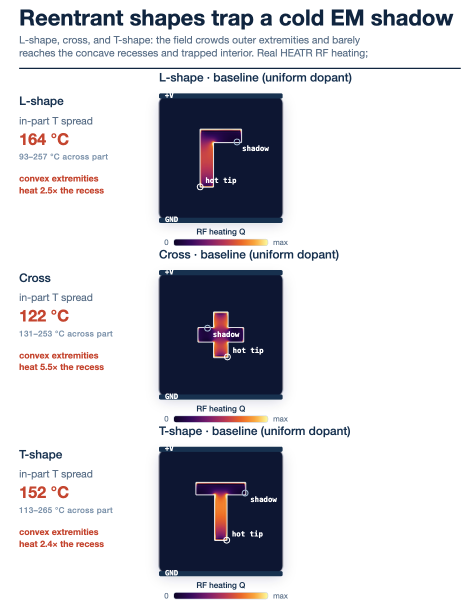
#> input picture tools/banner/sources/fig_reentrant_shadow_c.png, 938 x 1208 px (shown at 1/2 size)
$ python extract_cross.py
#> lines starting #> are read from the running program, lines starting #| are printed output that depends on the picture; after the words box and inside, x2 and y2 are one past the last pixel; in counts of white or black regions, pixels touching at a corner belong together
"""Extract the cross-section fields the LinkedIn banner is drawn from.

Reads published RFAM figures and writes three small .npz field/mask pairs into
`build/`. `make_banner3.py` then re-illustrates those fields; it never touches the
source images itself.

Sources -- three runs of the same nominal cross section, NOT one chained run:

  heat    sources/fig_reentrant_shadow_c.png       cross panel, RF heating Q,
                                                   uniform dopant
  melt    assets/decks/.../solve/                  predicted melt region,
          fig_cross_static_uniform_thumb.webp      uniform dopant
  dopant  assets/decks/.../ch3/                    adjoint-designed dopant map,
          fig_printer_fgm_maps.webp                4 bpp printable raster

`compare()` prints each source's aspect and solidity so the assumption that they
share a geometry stays checkable rather than assumed. They agreed to within
0.96/1.00/1.00 aspect and 0.54/0.54/0.57 solidity when the banner was made.

The reentrant sheet is vendored under sources/ because the deck authoring folder
it normally lives in (assets/documents/Geometry-Dependent .../) is gitignored, so
the repo could not otherwise regenerate the banner.

Usage:  python3 tools/banner/extract_cross.py
"""

from __future__ import annotations

from pathlib import Path

import numpy as np
from matplotlib import colormaps
from PIL import Image
from scipy import ndimage
from scipy.spatial import cKDTree

HERE = Path(__file__).resolve().parent
REPO = HERE.parents[1]
DECK = REPO / "assets/decks/rfam-sintering/figures"
OUT = HERE / "build"

# Panel geometry of fig_printer_fgm_maps.webp: a 4x3 grid of square axes.
FGM_PANEL_SIDE = 327
FGM_FRAME_PX = 2600
FGM_FRAME_TOL = 60
FGM_ORDER = [
    "circle", "ellipse", "hexagon", "octagon",
    "pentagon", "rectangle", "square", "diamond",
    "triangle", "star", "lshape", "cross",
]


def invert_colormap(rgb: np.ndarray, name: str = "inferno") -> np.ndarray:
    """Recover the scalar field behind a colour-mapped image.

    Luminance is not a faithful inverse of a perceptual ramp like inferno; using it
    made the field saturate once the bright part outline was excluded from the
    normalisation. Nearest-neighbour lookup against the real LUT recovers the
    underlying 0-1 value instead.
    """
    lut = colormaps[name](np.linspace(0, 1, 256))[:, :3] * 255.0
    _, idx = cKDTree(lut).query(rgb.reshape(-1, 3).astype(float), k=1)
    return (idx.reshape(rgb.shape[:2]) / 255.0).astype(np.float32)


def inpaint(data: np.ndarray, valid: np.ndarray, passes: int = 40) -> np.ndarray:
    """Fill invalid cells by diffusing neighbouring valid values inward.

    scipy's distance_transform_edt(return_indices=True) did not return self-indices
    for background cells here -- it rewrote all 3080 valid pixels and flooded the
    part with the annotation's brightness -- so the fill is explicit and the caller
    checks the result.
    """
    work = np.where(valid, data, 0.0).astype(float)
    known = valid.astype(float)
    for _ in range(passes):
        if known.all():
            break
        num = ndimage.uniform_filter(work, size=3, mode="nearest")
        den = ndimage.uniform_filter(known, size=3, mode="nearest")
        newly = (known == 0) & (den > 1e-6)
        if not newly.any():
            break
        work = np.where(newly, np.divide(num, np.maximum(den, 1e-6)), work)
        known = np.where(newly, 1.0, known)
    return work


def panels_on_dark(path: Path, min_side: int = 150):
    """Find the dark navy field panels in the reentrant-shadow sheet."""
#> called with min_side = 150
    a = np.asarray(Image.open(path).convert("RGB")).astype(int)
    r, g, b = a[..., 0], a[..., 1], a[..., 2]
#> r: shape (1208, 938) int64; 244 distinct labels, from 12 to 255
#> g: shape (1208, 938) int64; 252 distinct labels, from 4 to 255
#> b: shape (1208, 938) int64; 221 distinct labels, from 35 to 255
    navy = (b > r) & (b < 90) & (r < 60) & (g < 70)
#> navy: shape (1208, 938) bool; 17.4% white; 226 white regions (50 under 20 px), largest, box (x1, y1, x2, y2) and area: (318, 540, 565, 799) 57638, (318, 187, 565, 446) 57233, (318, 894, 565, 1152) 56643
    navy = ndimage.binary_closing(navy, np.ones((5, 5)))
#> navy: shape (1208, 938) bool; 18.3% white; 52 white regions (3 under 20 px), largest, box (x1, y1, x2, y2) and area: (318, 540, 565, 799) 60189, (318, 187, 565, 446) 59812, (318, 894, 565, 1152) 59671
    lab, _ = ndimage.label(navy)
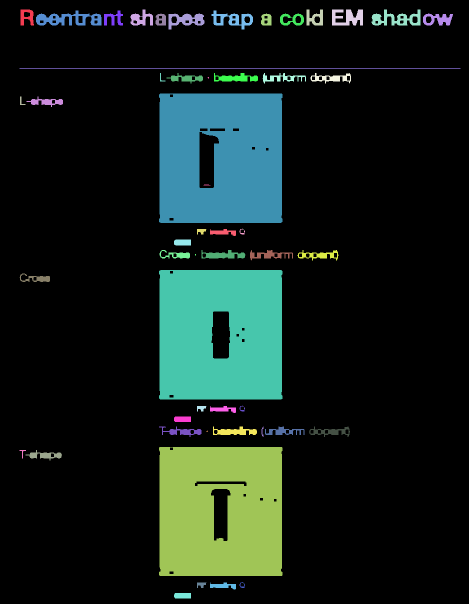
#> lab: shape (1208, 938) int32 (shown at 1/2 size); 56 distinct labels, from 0 to 55; one colour per label, 0 black
    out = []
    for i, sl in enumerate(ndimage.find_objects(lab)):
        h, w = sl[0].stop - sl[0].start, sl[1].stop - sl[1].start
        if h >= min_side and w >= min_side:
            out.append((sl[0].start, sl[0].stop, sl[1].start, sl[1].stop))
#> this loop made 55 passes
#> (h, w) on passes 1 to 12: (32, 27), (32, 45), (32, 33), (32, 62), (32, 98), (30, 131), (30, 38), (38, 83), (24, 21), (32, 72), (24, 21), (24, 48)
#> after the loop, out = [(187, 446, 318, 565), (540, 799, 318, 565), (894, 1152, 318, 565)]
    out.sort(key=lambda t: t[0])
    return out


def extract_heat() -> None:
    """Cross panel of the reentrant sheet: warm ink on navy, white outline."""
    src = HERE / "sources/fig_reentrant_shadow_c.png"
    boxes = panels_on_dark(src)
#> boxes has the same summary as out in panels_on_dark
    print(f"  reentrant panels found: {len(boxes)}")
#|   reentrant panels found: 3
    if len(boxes) != 3:
        raise SystemExit("expected 3 panels (L, cross, T); refusing to guess")
    y0, y1, x0, x1 = boxes[1]          # reading order: L, cross, T
#> y0 = 540; y1 = 799; x0 = 318; x1 = 565

    a = np.asarray(Image.open(src).convert("RGB").crop((x0, y0, x1, y1))).astype(int)
#> a: shape (259, 247, 3) int64
    r, g, b = a[..., 0], a[..., 1], a[..., 2]
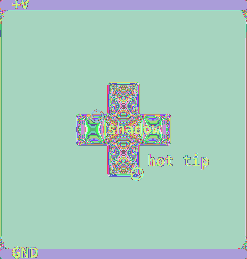
#> r: shape (259, 247) int64; 241 distinct labels, from 13 to 255; one colour per label, 0 black
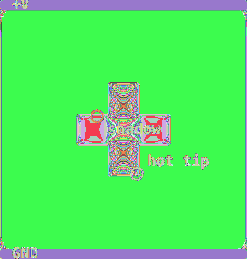
#> g: shape (259, 247) int64; 250 distinct labels, from 5 to 255; one colour per label, 0 black
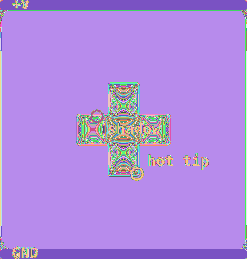
#> b: shape (259, 247) int64; 218 distinct labels, from 37 to 255; one colour per label, 0 black

    # The part is everything warmer than the navy ground, plus its light outline.
    warm = (r - b) > 18
#> warm: shape (259, 247) bool; 3.3% white; 7 white regions (4 under 20 px), largest, box (x1, y1, x2, y2) and area: (106, 85, 141, 126) 1027, (106, 133, 141, 175) 1010, (132, 169, 138, 175) 32
    light = (r > 150) & (g > 150) & (b > 150)
#> light: shape (259, 247) bool; 2.6% white in thin lines or dots
    part = ndimage.binary_fill_holes(
        ndimage.binary_closing(warm | light, np.ones((5, 5)))
    )
#> part: shape (259, 247) bool; 8.8% white; 9 white regions (4 under 20 px), largest, box (x1, y1, x2, y2) and area: (77, 83, 170, 181) 4905, (12, 247, 38, 257) 244, (183, 154, 209, 169) 213, (148, 155, 173, 166) 212, (12, 2, 28, 9) 68
    part = ndimage.binary_opening(part, np.ones((3, 3)))
#> part: shape (259, 247) bool; 8.8% white; 5 white regions, box (x1, y1, x2, y2) and area: (77, 83, 170, 180) 4903, (12, 247, 38, 257) 244, (148, 155, 173, 166) 207, (185, 156, 209, 169) 200, (15, 2, 28, 9) 56
    lab, n = ndimage.label(part)                 # drop the +V / GND electrode bars
#> lab: shape (259, 247) int32; 6 distinct labels, from 0 to 5
#> n = 5
    if n:
        sizes = ndimage.sum(part, lab, range(1, n + 1))
#> sizes = [56, 4903, 207, 200, 244]
        part = lab == (int(np.argmax(sizes)) + 1)
#> part: shape (259, 247) bool; 7.7% white; 1 white region, box (x1, y1, x2, y2) and area: (77, 83, 170, 180) 4903

    lum = a.sum(2) / 3.0
    sat = a.max(2) - a.min(2)
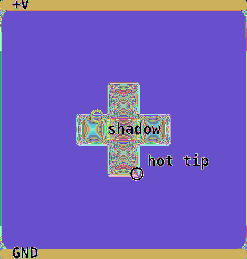
#> sat: shape (259, 247) int64; 192 distinct labels, from 0 to 194; one colour per label, 0 black

    # The source bakes a white "shadow" tag and two ring markers onto the part.
    # Those are annotation, not field. No low-luminance clause here: the cold
    # recess is legitimately dark purple, and an earlier `lum < 42` term swallowed
    # 65% of the real field.
    chrome = part & (lum > 165) & (sat < 60)
#> chrome: shape (259, 247) bool; 1.7% white in thin lines or dots, all inside (x1, y1, x2, y2) = (77, 83, 170, 180)
    chrome = ndimage.binary_dilation(chrome, np.ones((3, 3)), iterations=1) & part
#> chrome: shape (259, 247) bool; 2.8% white; 2 white regions, box (x1, y1, x2, y2) and area: (77, 83, 170, 180) 1256, (108, 121, 162, 135) 567
    frac = chrome.sum() / max(part.sum(), 1)
#> frac = 0.372
    print(f"  heat   annotation pixels removed from field: {frac:.1%}")
#|   heat   annotation pixels removed from field: 37.2%
    if frac > 0.45:      # ~22% of this is the part's own outline, which we redraw
        raise SystemExit("chrome mask ate the field; thresholds are wrong")

    scalar = invert_colormap(a.astype(np.uint8), "inferno")
    valid = part & ~chrome
#> valid: shape (259, 247) bool; 4.8% white; 6 white regions (5 under 20 px), largest, box (x1, y1, x2, y2) and area: (80, 86, 168, 173) 3056
    ref_lo, ref_hi = np.percentile(scalar[valid], [1.0, 99.0])
#> ref_lo = 0.0863; ref_hi = 0.698
    scalar = inpaint(scalar, valid)
#> after the loop in inpaint, `for _ in range(passes):`: known: shape (259, 247) float64; values 0 (black) and 1 (white), 38.6% white; 1 white region, box (x1, y1, x2, y2) and area: (40, 46, 208, 218) 24713
#> after the loop in inpaint, `for _ in range(passes):`: newly: shape (259, 247) bool; 1.1% white in thin lines or dots, all inside (x1, y1, x2, y2) = (40, 46, 208, 218)
#> after the loop in inpaint, `for _ in range(passes):`:
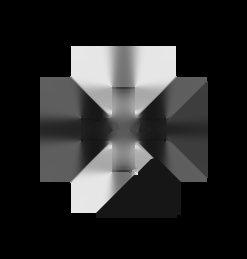
#> work: shape (259, 247) float64; min 0, max 0.906, mean 0.161

    # The annotation ink was the brightest thing in the panel, so a leaking fill
    # shows up as part pixels far above the real field's range.
    over = (scalar[part] > ref_hi + 0.05).mean()
#> over = 0.0261
    print(f"  heat   part above pre-fill p99 after inpaint: {over:.1%}")
#|   heat   part above pre-fill p99 after inpaint: 2.6%
    if over > 0.10:
        raise SystemExit("inpaint leaked annotation brightness into the field")

    q = np.clip((np.where(part, scalar, 0.0) - ref_lo) / max(ref_hi - ref_lo, 1e-6), 0, 1)
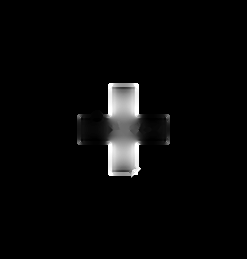
#> q: shape (259, 247) float64; min 0, max 1, mean 0.0322
    np.savez_compressed(OUT / "heat.npz", field=q.astype(np.float32), mask=part)
    print(f"  heat   {part.shape[1]}x{part.shape[0]}  fill {part.mean():.3f}")
#|   heat   247x259  fill 0.077


def extract_melt() -> None:
    """Static uniform cross thumb: melt region on black, cyan nominal outline."""
    src = DECK / "solve/fig_cross_static_uniform_thumb.webp"
#> (the run stopped early here; a loop or call above may not have finished)
